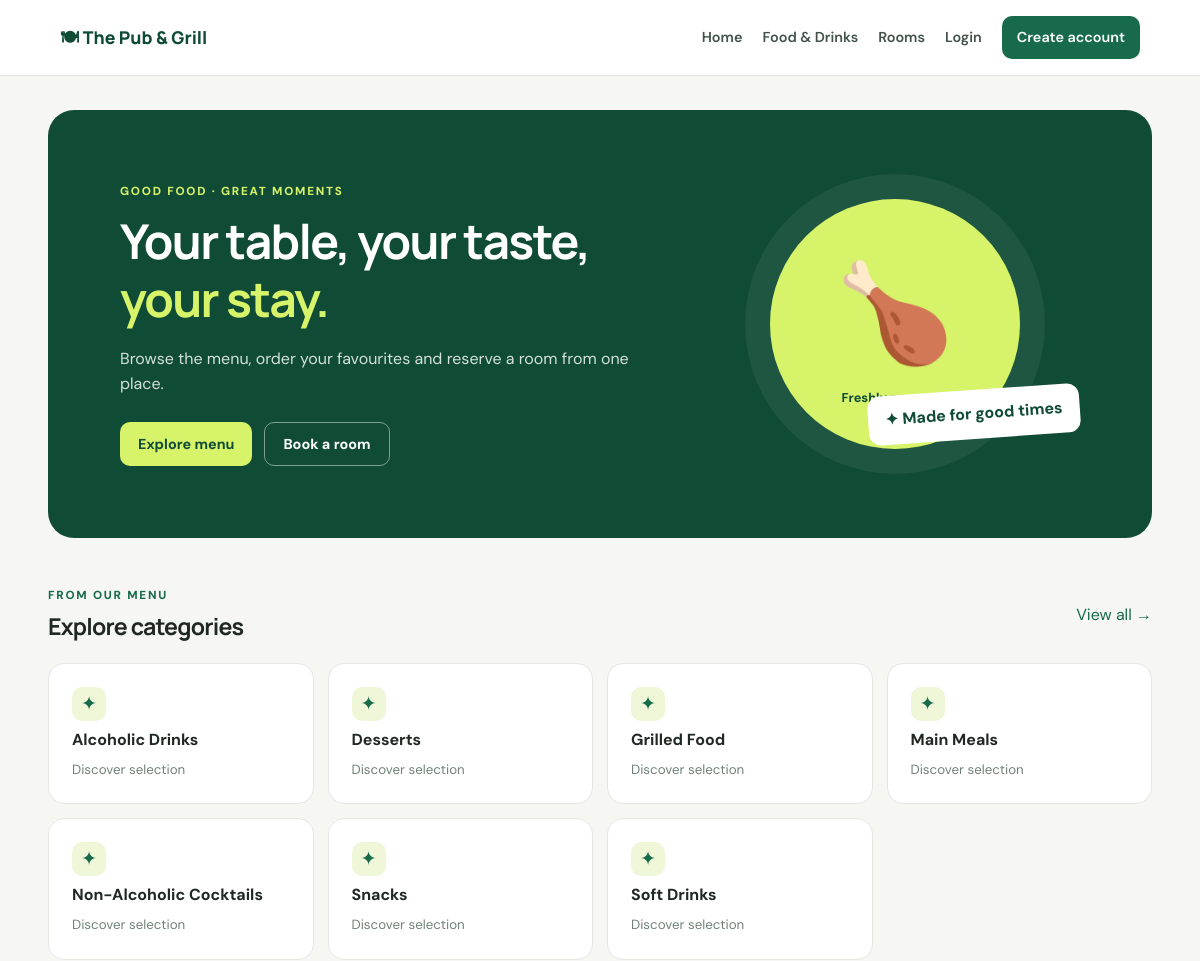
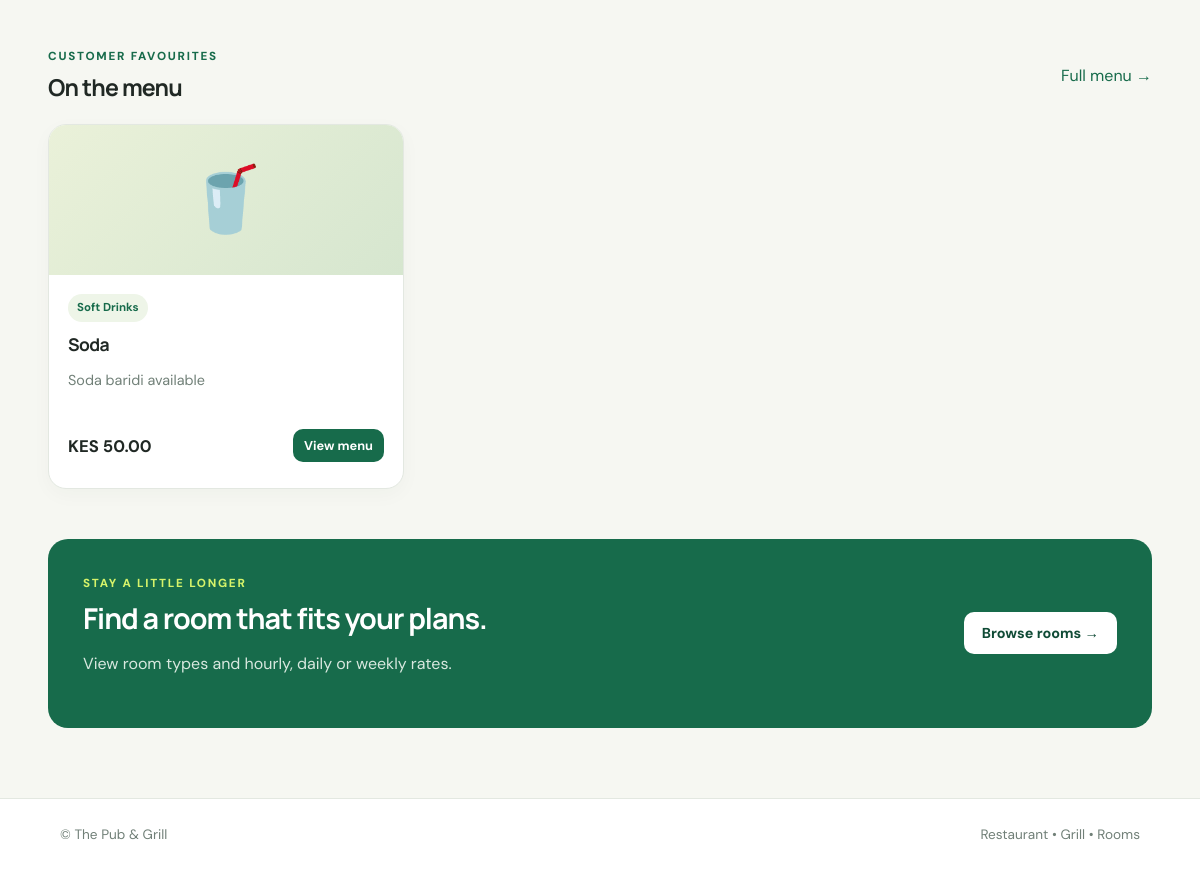
The page / on the database its author committed (2 pictures, top to bottom).
### app/models.py (models this page shows)
class Category(db.Model):
    id = db.Column(db.Integer, primary_key=True)
    name = db.Column(db.String(80), unique=True, nullable=False)
    description = db.Column(db.String(255))
    is_active = db.Column(db.Boolean, default=True, nullable=False)
    products = db.relationship("Product", backref="category", lazy=True)

class Product(db.Model):
    id = db.Column(db.Integer, primary_key=True)
    category_id = db.Column(db.Integer, db.ForeignKey("category.id"), nullable=False)
    name = db.Column(db.String(120), nullable=False)
    description = db.Column(db.Text)
    price_cents = db.Column(db.Integer, nullable=False)
    cost_cents = db.Column(db.Integer, default=0, nullable=False)
    stock_quantity = db.Column(db.Integer, default=0, nullable=False)
    reorder_level = db.Column(db.Integer, default=5, nullable=False)
    image_path = db.Column(db.String(255))
    is_available = db.Column(db.Boolean, default=True, nullable=False)
    created_at = db.Column(db.DateTime, default=utcnow, nullable=False)

### app/main/routes.py (the view)
@main_bp.route("/")
def index():
    categories = Category.query.filter_by(is_active=True).order_by(Category.name).all()
    products = Product.query.filter_by(is_available=True).order_by(Product.name).limit(12).all()
    rooms = Room.query.filter_by(status="available").order_by(Room.room_number).limit(6).all()
    return render_template("index.html", categories=categories, products=products, rooms=rooms)

### app/templates/index.html
{% extends "base.html" %}
{% block content %}
<section class="hero">
  <div><p class="eyebrow">GOOD FOOD · GREAT MOMENTS</p><h1>Your table, your taste,<br><span>your stay.</span></h1><p>Browse the menu, order your favourites and reserve a room from one place.</p><div class="actions"><a class="btn primary" href="{{ url_for('orders.menu') }}">Explore menu</a><a class="btn ghost" href="{{ url_for('rooms.list_rooms') }}">Book a room</a></div></div>
  <div class="hero-art"><div class="hero-circle">🍗<br><small>Freshly prepared</small></div><div class="floating-note">✦ Made for good times</div></div>
</section>
<section class="section-head"><div><p class="eyebrow">FROM OUR MENU</p><h2>Explore categories</h2></div><a href="{{ url_for('orders.menu') }}">View all →</a></section>
<div class="category-grid">{% for c in categories %}<a class="category-tile" href="{{ url_for('orders.menu', category=c.id) }}"><span>✦</span><strong>{{ c.name }}</strong><small>Discover selection</small></a>{% else %}<p>No categories available yet.</p>{% endfor %}</div>
<section class="section-head"><div><p class="eyebrow">CUSTOMER FAVOURITES</p><h2>On the menu</h2></div><a href="{{ url_for('orders.menu') }}">Full menu →</a></section>
<div class="product-grid">{% for p in products %}<article class="product-card"><div class="product-emoji">{% if 'drink' in p.category.name.lower() %}🥤{% elif 'grill' in p.category.name.lower() %}🍗{% else %}🍽{% endif %}</div><div class="product-info"><span class="pill">{{ p.category.name }}</span><h3>{{ p.name }}</h3><p>{{ p.description or 'Prepared with care.' }}</p><div class="product-bottom"><strong>{{ currency }} {{ '%.2f'|format(p.price_cents/100) }}</strong><a class="btn small" href="{{ url_for('orders.menu') }}">View menu</a></div></div></article>{% else %}<div class="empty-state">Menu items will appear here when the administrator adds them.</div>{% endfor %}</div>
<section class="room-banner"><div><p class="eyebrow">STAY A LITTLE LONGER</p><h2>Find a room that fits your plans.</h2><p>View room types and hourly, daily or weekly rates.</p></div><a class="btn light" href="{{ url_for('rooms.list_rooms') }}">Browse rooms →</a></section>
{% endblock %}

### app/templates/base.html (shortened to what this page needs)
<!doctype html>
<html lang="en">
<head>
  <link rel="stylesheet" href="{{ url_for('static', filename='css/style.css') }}">
</head>
<body>
<header class="topbar">
  <a class="brand" href="{{ url_for('main.index') }}">🍽 {{ business_name }}</a>
  <nav id="mainNav">
    <a href="{{ url_for('main.index') }}">Home</a>
    <a href="{{ url_for('orders.menu') }}">Food & Drinks</a>
    <a href="{{ url_for('rooms.list_rooms') }}">Rooms</a>
    {% if current_user.is_authenticated %}
      <a href="{{ url_for('orders.cart') }}">Cart <span id="cartCount" class="badge">0</span></a>
      <a href="{{ url_for('orders.my_orders') }}">My Orders</a>
      <a href="{{ url_for('rooms.my_bookings') }}">My Bookings</a>
      {% if current_user.role in ['admin','supervisor'] %}<a href="{{ url_for('admin.dashboard') }}">Dashboard</a>{% elif current_user.role != 'customer' %}<a href="{{ url_for('admin.operations') }}">Operations</a>{% endif %}
      <span class="nav-user">{{ current_user.full_name }}</span>
      <form class="inline" method="post" action="{{ url_for('auth.logout') }}"><input type="hidden" name="csrf_token" value="{{ csrf_token() }}"><button class="link-button">Logout</button></form>
    {% else %}
      <a href="{{ url_for('auth.login') }}">Login</a><a class="nav-cta" href="{{ url_for('auth.register') }}">Create account</a>
    {% endif %}
  </nav>
</header>
<main class="container">
  {% block content %}{% endblock %}
</main>
<footer class="footer"><span>© {{ business_name }}</span><span>Restaurant • Grill • Rooms</span></footer>
</body></html>

### rows shown on the page
Category: name "Alcoholic Drinks"
Category: name "Desserts"
Category: name "Grilled Food"
Category: name "Main Meals"
Category: name "Non-Alcoholic Cocktails"
Category: name "Snacks"
Category: name "Soft Drinks"
Product: category.name "Soft Drinks", name "Soda", description "Soda baridi available", currency "KES", p.price_cents/100 "50.00"

### other values the page prints
{{ business_name }} "The Pub & Grill"
